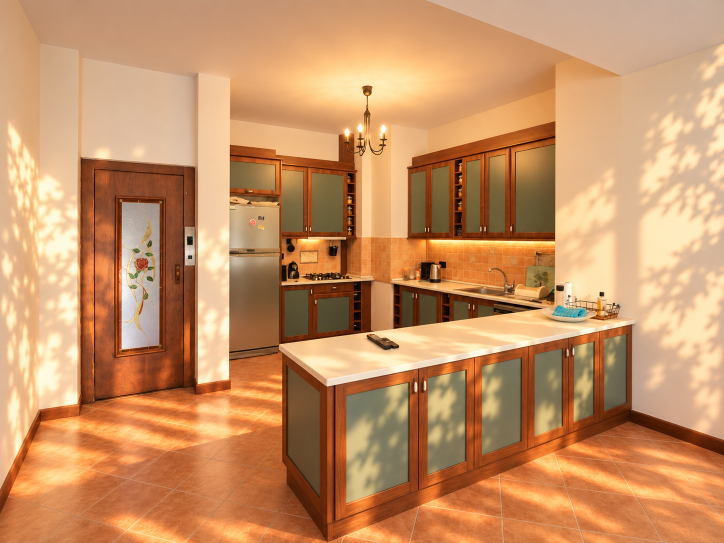
#> input picture photogallery/angora_01.jpg, 1448 x 1086 px, given in place of angora_29.jpg, which was not available (shown at 1/2 size)
$ python tur10-adim05-rapor.py
#> lines starting #> are read from the running program, lines starting #| are printed output that depends on the picture; pictures that were not available may be replaced by others from this repository, and a replacement may not be noted
from pathlib import Path
from PIL import Image,ImageDraw,ImageFont,ImageOps
import json,datetime
R=Path(r'C:\Users\yigit\Downloads\angora-main (2)\angora-main');W=Path(r'C:\Users\yigit\angora-tur10');A=W/'adim05'
font=ImageFont.truetype('C:/Windows/Fonts/arial.ttf',24)
detail={'parke':(29,(0,900,760,1200)),'merdiven':(18,(120,590,475,920)),'kapi':(34,(1290,410,1450,970)),'kupeste':(34,(670,705,1040,850)),'mutfak_dolabi':(21,(825,355,895,515)),'karo':(42,(350,950,850,1170))}
for name,(n,box) in detail.items():
 photo=Image.open(R/'photogallery'/f'angora_{n:02}.jpg').convert('RGB').crop(box);render=Image.open(A/('detay_'+name+'.png')).convert('RGB')
#> after `photo = Image.open(R / 'photogallery' / f'angora_{n:02}.jpg').convert(`:
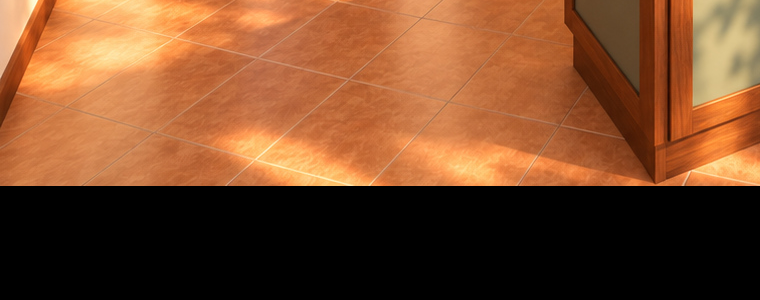
#> photo: PIL image 760x300 RGB; mean R, G, B 121.6, 73.9, 42.1
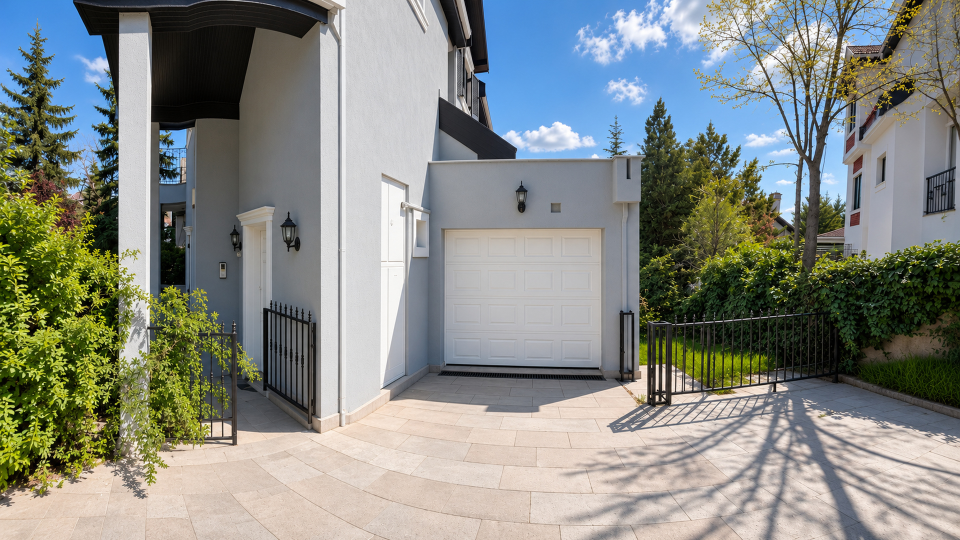
#> input picture photogallery/angora_56.jpg, 1920 x 1080 px, given in place of detay_parke.png, which was not available (shown at 1/2 size)
#> further down, render is the input picture: PIL image 1920x1080 RGB; mean R, G, B 134.2, 138.4, 132.4
 im=Image.new('RGB',(1600,680),'#eee9df');im.paste(ImageOps.contain(photo,(790,620)),(0,55));im.paste(ImageOps.contain(render,(790,620)),(805,55));d=ImageDraw.Draw(im);d.text((15,12),f'FOTO {n:02} | {name}',fill='black',font=font);d.text((815,12),'YAKIN RENDER | 1.5 m | 64 örnek',fill='black',font=font);im.save(A/('yakin_'+name+'.jpg'),quality=95)
#> after `im = Image.new('RGB', (1600, 680), '#eee9df')`:
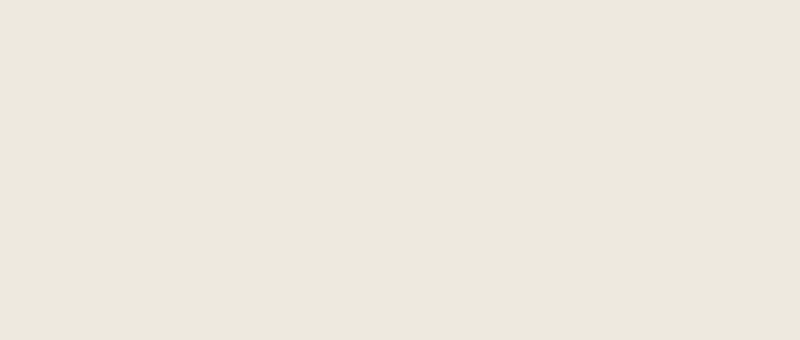
#> im: PIL image 1600x680 RGB (shown at 1/2 size); mean R, G, B 238, 233, 223
#> after `im.paste(ImageOps.contain(photo, (790, 620)), (0, 55))`:
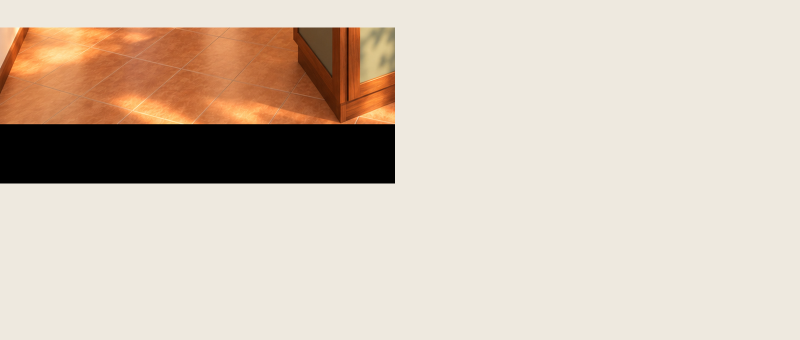
#> im: PIL image 1600x680 RGB (shown at 1/2 size); mean R, G, B 211.6, 197, 182
#> after `im.paste(ImageOps.contain(render, (790, 620)), (805, 55))`:
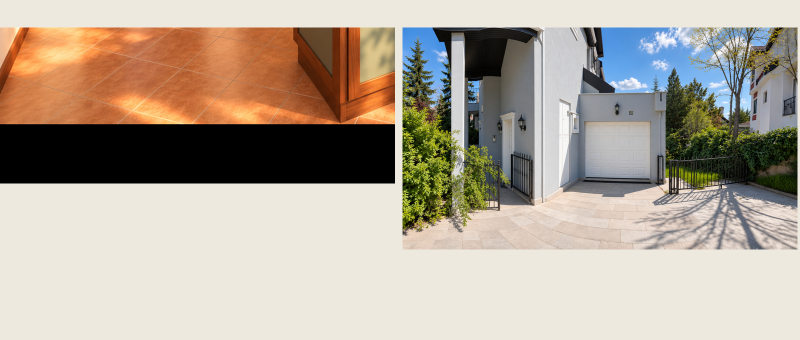
#> im: PIL image 1600x680 RGB (shown at 1/2 size); mean R, G, B 178.2, 166.5, 152.8
#> after `im = Image.new('RGB', (1600, 680), '#eee9df')`:
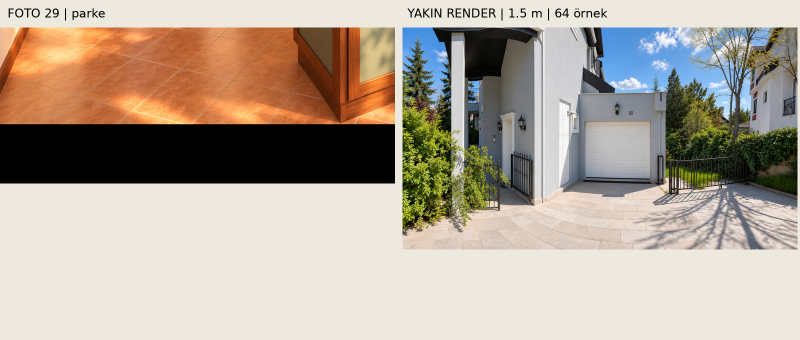
#> saved as yakin_parke.jpg: PIL image 1600x680 RGB (shown at 1/2 size); mean R, G, B 177.5, 165.8, 152.2
#> (the run stopped early here; a loop or call above may not have finished)
